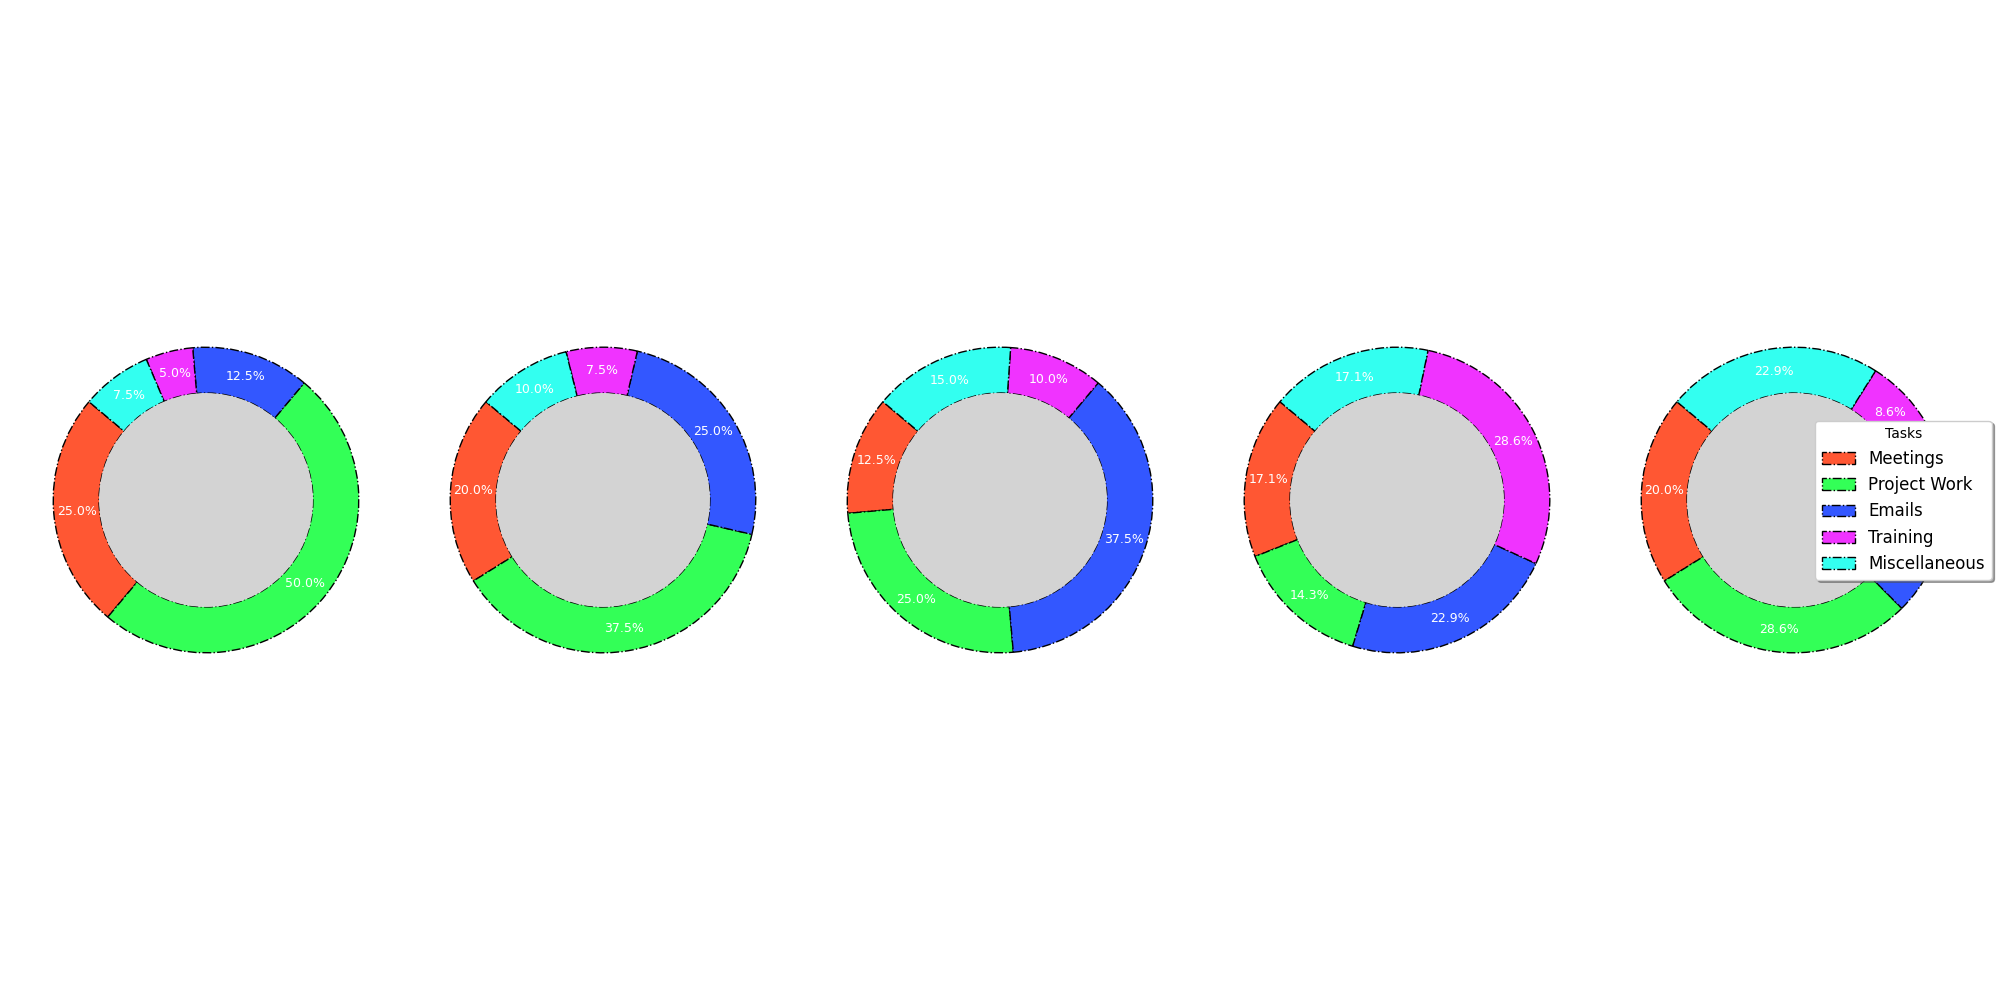

This chart was generated by the following Python code:
import matplotlib.pyplot as plt
import numpy as np

departments = ['Engineering', 'Marketing', 'Sales', 'HR', 'Support']
tasks = ['Meetings', 'Project Work', 'Emails', 'Training', 'Miscellaneous']

task_data = np.array([
    [10, 20, 5, 2, 3],  # Engineering
    [8, 15, 10, 3, 4],  # Marketing
    [5, 10, 15, 4, 6],  # Sales
    [6, 5, 8, 10, 6],   # HR
    [7, 10, 7, 3, 8]    # Support
])

# Altering the original colors for visibility.
colors = ['#FF5733', '#33FF57', '#3357FF', '#F033FF', '#33FFF0']

fig, axes = plt.subplots(1, len(departments), figsize=(20, 10), subplot_kw=dict(aspect="equal"))

for ax, task_distribution in zip(axes, task_data):
    # Modified the wedge props to include different edge styles
    wedges, _, autotexts = ax.pie(task_distribution,
                                  colors=colors,
                                  startangle=140,
                                  wedgeprops=dict(width=0.3, edgecolor='black', linestyle='-.'),  # Changed linestyle
                                  autopct='%1.1f%%',
                                  pctdistance=0.85)

    for autotext in autotexts:
        autotext.set_color('white')
        autotext.set_fontsize(9)

    center_circle = plt.Circle((0, 0), 0.70, fc='lightgrey')  # Altered center circle fill
    ax.add_artist(center_circle)
    ax.set_facecolor('#f5f5f5')  # Subtle background change mimicking grid

# Changed legend's location to the right side and adjusted its font size
fig.legend(wedges, tasks, title="Tasks", loc='center right', fontsize=12, ncol=1, frameon=True, fancybox=True, shadow=True)

plt.tight_layout(rect=[0, 0.05, 1, 0.95])
plt.show()
